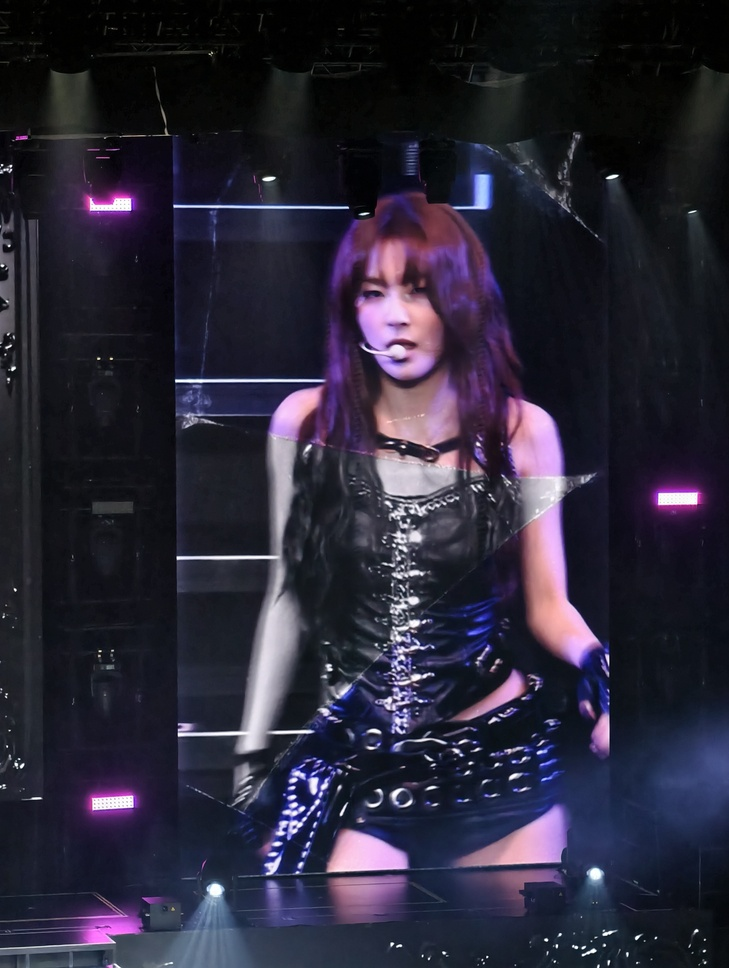
#> input picture work2/1.jpg, 729 x 968 px, shrunk from 3072 x 4080 before the run, found by its file name
$ python main.py   (older library calls are emulated)
#> lines starting #> are read from the running program, lines starting #| are printed output that depends on the picture
import cv2
import numpy as np
import matplotlib.pyplot as plt

# --------------------------
# 1. 参数设置（图片已改为 1.jpg）
# --------------------------
BLOCK_SIZE = 32  # 图像分块大小（可调整为16/64）
ENERGY_PERCENT = 0.95  # 目标能量百分比（95%）
IMAGE_PATH = '1.jpg'  # 你的图片路径，已改为1.jpg

# --------------------------
# 2. 空域梯度法计算 frms
# --------------------------
def gradient_frms(block):
    block = block.astype(np.float32)
    # Sobel算子计算梯度
    grad_x = cv2.Sobel(block, cv2.CV_32F, 1, 0, ksize=3)
    grad_y = cv2.Sobel(block, cv2.CV_32F, 0, 1, ksize=3)
    grad_mag = np.sqrt(grad_x**2 + grad_y**2)

    # 计算E[|∇I|²]和Var(I)
    e_grad_sq = np.mean(grad_mag**2)
    var_I = np.var(block)

    if var_I < 1e-6:  # 避免除以0
        return 0.0
    frms_sq = e_grad_sq / (4 * np.pi**2 * var_I)
    return np.sqrt(frms_sq)

# --------------------------
# 3. FFT法计算包含95%能量的最高频率
# --------------------------
def fft_95_percent_freq(block):
    block = block.astype(np.float32)
    # 二维FFT并移频
    fft_shift = np.fft.fftshift(np.fft.fft2(block))
    power_spectrum = np.abs(fft_shift)**2
    total_energy = np.sum(power_spectrum)

    if total_energy < 1e-6:
        return 0.0

    # 计算每个频率的距离（从中心）
    h, w = block.shape
    y, x = np.ogrid[:h, :w]
    center_y, center_x = h//2, w//2
    dist = np.sqrt((x - center_x)**2 + (y - center_y)**2)

    # 按频率从高到低累加能量
    unique_dists = np.sort(np.unique(dist))[::-1]
    cumulative_energy = 0.0
    cutoff_freq = 0.0
    for d in unique_dists:
        mask = (dist == d)
        cumulative_energy += np.sum(power_spectrum[mask])
        if cumulative_energy / total_energy >= ENERGY_PERCENT:
            cutoff_freq = d
            break

    # 归一化频率（相对于奈奎斯特频率）
    normalized_freq = cutoff_freq / (BLOCK_SIZE / 2)
    return normalized_freq

# --------------------------
# 4. 主流程：分块处理图像
# --------------------------
def main():
    # 读取灰度图像
    img = cv2.imread(IMAGE_PATH, cv2.IMREAD_GRAYSCALE)
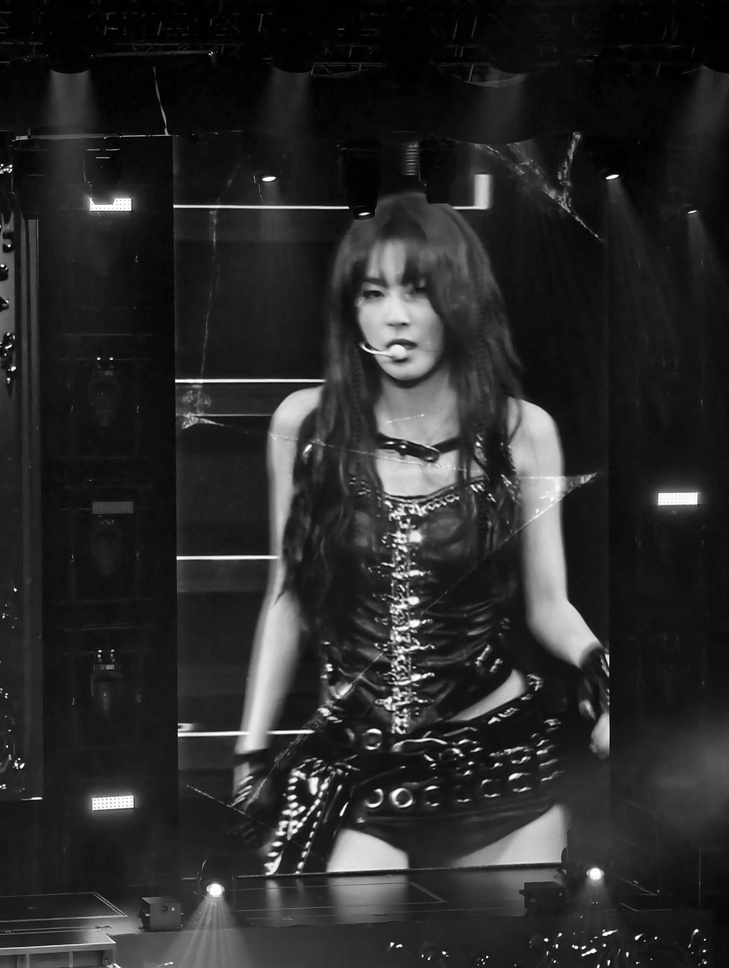
#> img: shape (968, 729); min 0, max 255, mean 42
    if img is None:
        print(f"❌ 无法读取图像 1.jpg，请把图片放在代码同一文件夹！")
        return
    h, w = img.shape
#> h = 968; w = 729
    print(f"✅ 成功读取图像 1.jpg，大小: {w}x{h}")
#| ✅ 成功读取图像 1.jpg，大小: 729x968

    # 分块数量
    num_blocks_h = h // BLOCK_SIZE
#> num_blocks_h = 30
    num_blocks_w = w // BLOCK_SIZE
#> num_blocks_w = 22
    print(f"📦 分块数量: {num_blocks_h}x{num_blocks_w}")
#| 📦 分块数量: 30x22

    grad_freqs = []
    fft_freqs = []

    # 遍历所有块
    for i in range(num_blocks_h):
        for j in range(num_blocks_w):
            y1, y2 = i*BLOCK_SIZE, (i+1)*BLOCK_SIZE
            x1, x2 = j*BLOCK_SIZE, (j+1)*BLOCK_SIZE
            block = img[y1:y2, x1:x2]

            if np.var(block) < 1e-6:  # 跳过纯色块
                continue

            # 计算两种方法的频率
            grad_freqs.append(gradient_frms(block))
            fft_freqs.append(fft_95_percent_freq(block))
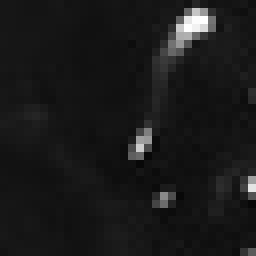
#> block: shape (32, 32) (shown 8 times larger); min 8, max 255, mean 25.8

    grad_freqs = np.array(grad_freqs)
    fft_freqs = np.array(fft_freqs)
    errors = fft_freqs - grad_freqs

    # --------------------------
    # 5. 结果可视化
    # --------------------------
    plt.figure(figsize=(12, 6))

    # 散点图对比
    plt.subplot(1, 2, 1)
    plt.scatter(grad_freqs, fft_freqs, alpha=0.5, s=10)
    plt.xlabel('梯度法 frms')
    plt.ylabel('FFT法 95%能量频率')
    plt.title('两种方法频率对比')
    # 理想一致线
    min_val, max_val = min(grad_freqs.min(), fft_freqs.min()), max(grad_freqs.max(), fft_freqs.max())
    plt.plot([min_val, max_val], [min_val, max_val], 'r--', label='理想一致线')
    plt.legend()
    plt.grid(True, alpha=0.3)

    # 误差分布直方图
    plt.subplot(1, 2, 2)
    plt.hist(errors, bins=30, alpha=0.7, color='#1f77b4', edgecolor='black')
    plt.xlabel('误差 (FFT频率 - 梯度频率)')
    plt.ylabel('块数量')
    plt.title('误差分布')
    plt.grid(True, alpha=0.3)

    plt.tight_layout()
    plt.savefig('frequency_comparison.png', dpi=150, bbox_inches='tight')
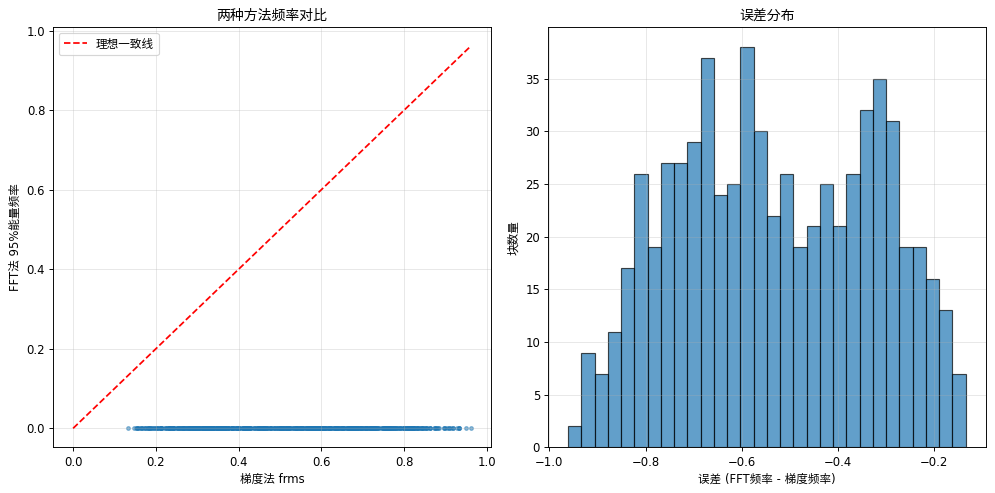
#> figure drawn by matplotlib, 2 panels; panel 2: tallest bar 38 high, from x = -0.603 to -0.575
    plt.show()

    # 统计分析
    print(f"\n📊 统计结果:")
    print(f"梯度法平均频率: {np.mean(grad_freqs):.4f} ± {np.std(grad_freqs):.4f}")
#| 梯度法平均频率: 0.5299 ± 0.2024
    print(f"FFT法平均频率: {np.mean(fft_freqs):.4f} ± {np.std(fft_freqs):.4f}")
#| FFT法平均频率: 0.0000 ± 0.0000
    print(f"平均绝对误差: {np.mean(np.abs(errors)):.4f}")
#| 平均绝对误差: 0.5299
    print(f"相关系数: {np.corrcoef(grad_freqs, fft_freqs)[0,1]:.4f}")
#| 相关系数: nan

if __name__ == "__main__":
    main()
